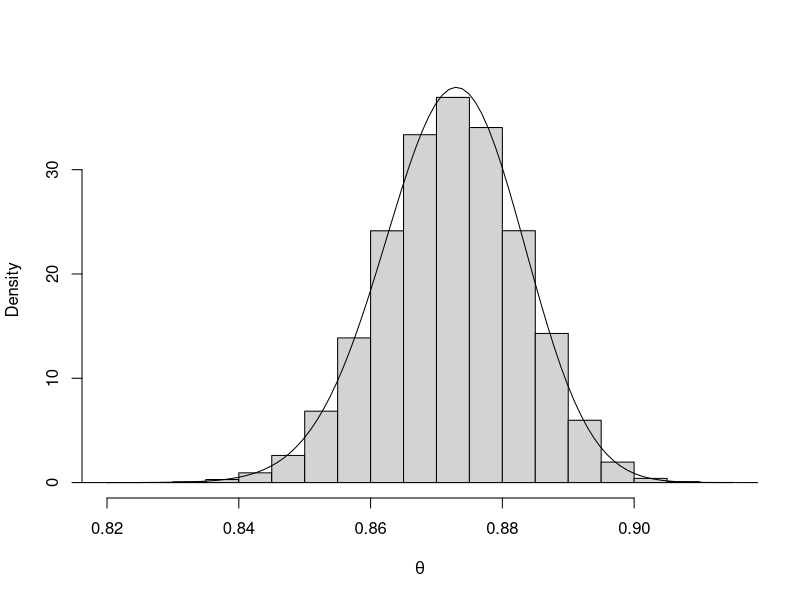
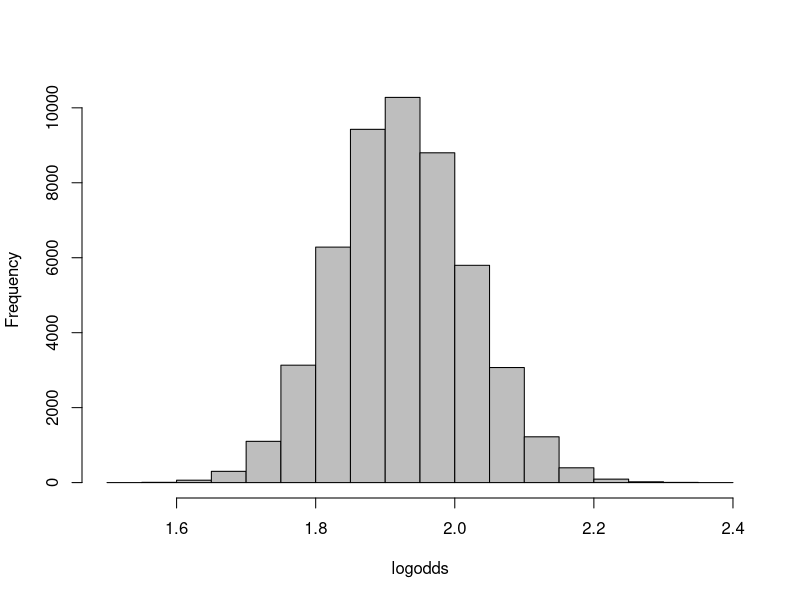

These figures' R source, in order:
set.seed(1234)
a <- 1
b <- 1
theta <- rbeta(1,a,b)
theta

n <- 1000
y <- rbinom(1, size=n, p=theta)
y

# Monte Carlo (MC) computation
a1 <- a + y
b1 <- n - y + b
sim <- rbeta(n=50000, shape1=a1, shape2=b1)
logodds <- log(sim/(1-sim))


hist(sim, freq=F, main="", xlab=expression(theta)) # distribution of the MC sample of theta
curve(dbeta(x, shape1=a1, shape2=b1), from=0, to=1, add=TRUE, n=1000) # exact posterior distribution

hist(logodds, col="grey", main="")
mean(logodds)
